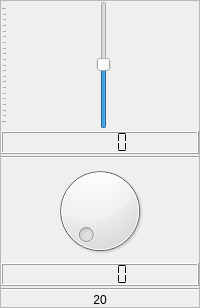
                     <widget class="QFrame" name="verticalFrame_3">
                      <property name="minimumSize">
                       <size>
                        <width>0</width>
                        <height>0</height>
                       </size>
                      </property>
                      <property name="frameShape">
                       <enum>QFrame::StyledPanel</enum>
                      </property>
                      <layout class="QVBoxLayout" name="verticalLayout">
                       <property name="spacing">
                        <number>2</number>
                       </property>
                       <property name="leftMargin">
                        <number>0</number>
                       </property>
                       <property name="topMargin">
                        <number>0</number>
                       </property>
                       <property name="rightMargin">
                        <number>0</number>
                       </property>
                       <property name="bottomMargin">
                        <number>0</number>
                       </property>
                       <item>
                        <widget class="QSlider" name="eq_sld">
                         <property name="sizePolicy">
                          <sizepolicy hsizetype="Preferred" vsizetype="Expanding">
                           <horstretch>0</horstretch>
                           <verstretch>0</verstretch>
                          </sizepolicy>
                         </property>
                         <property name="minimumSize">
                          <size>
                           <width>0</width>
                           <height>128</height>
                          </size>
                         </property>
                         <property name="minimum">
                          <number>-300</number>
                         </property>
                         <property name="maximum">
                          <number>300</number>
                         </property>
                         <property name="singleStep">
                          <number>10</number>
                         </property>
                         <property name="value">
                          <number>1</number>
                         </property>
                         <property name="orientation">
                          <enum>Qt::Vertical</enum>
                         </property>
                         <property name="tickPosition">
                          <enum>QSlider::TicksAbove</enum>
                         </property>
                         <property name="tickInterval">
                          <number>30</number>
                         </property>
                        </widget>
                       </item>
                       <item>
                        <widget class="QLCDNumber" name="lcdNumber_72">
                         <property name="smallDecimalPoint">
                          <bool>true</bool>
                         </property>
                         <property name="segmentStyle">
                          <enum>QLCDNumber::Flat</enum>
                         </property>
                        </widget>
                       </item>
                       <item>
                        <widget class="Line" name="line_52">
                         <property name="orientation">
                          <enum>Qt::Horizontal</enum>
                         </property>
                        </widget>
                       </item>
                       <item>
                        <widget class="QDial" name="dial">
                         <property name="maximumSize">
                          <size>
                           <width>16777215</width>
                           <height>16777215</height>
                          </size>
                         </property>
                         <property name="minimum">
                          <number>1</number>
                         </property>
                         <property name="maximum">
                          <number>500</number>
                         </property>
                         <property name="singleStep">
                          <number>10</number>
                         </property>
                        </widget>
                       </item>
                       <item>
                        <widget class="QLCDNumber" name="lcdNumber_30">
                         <property name="smallDecimalPoint">
                          <bool>true</bool>
                         </property>
                         <property name="segmentStyle">
                          <enum>QLCDNumber::Flat</enum>
                         </property>
                        </widget>
                       </item>
                       <item>
                        <widget class="Line" name="line">
                         <property name="orientation">
                          <enum>Qt::Horizontal</enum>
                         </property>
                        </widget>
                       </item>
                       <item>
                        <widget class="QLabel" name="label_5">
                         <property name="text">
                          <string>20</string>
                         </property>
                         <property name="scaledContents">
                          <bool>true</bool>
                         </property>
                         <property name="alignment">
                          <set>Qt::AlignCenter</set>
                         </property>
                        </widget>
                       </item>
                      </layout>
                     </widget>
